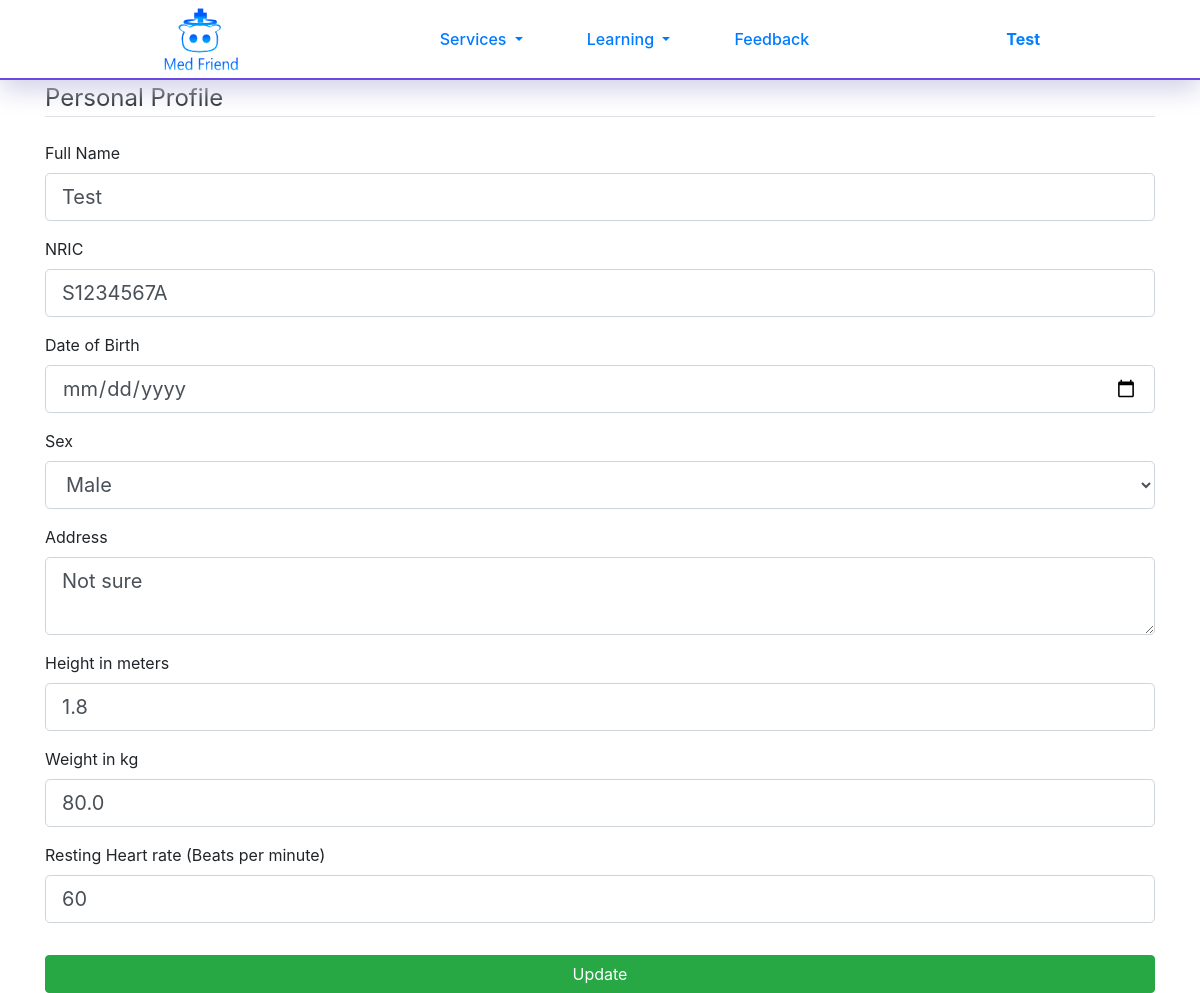
Before: /History (signed in) with the older database file.
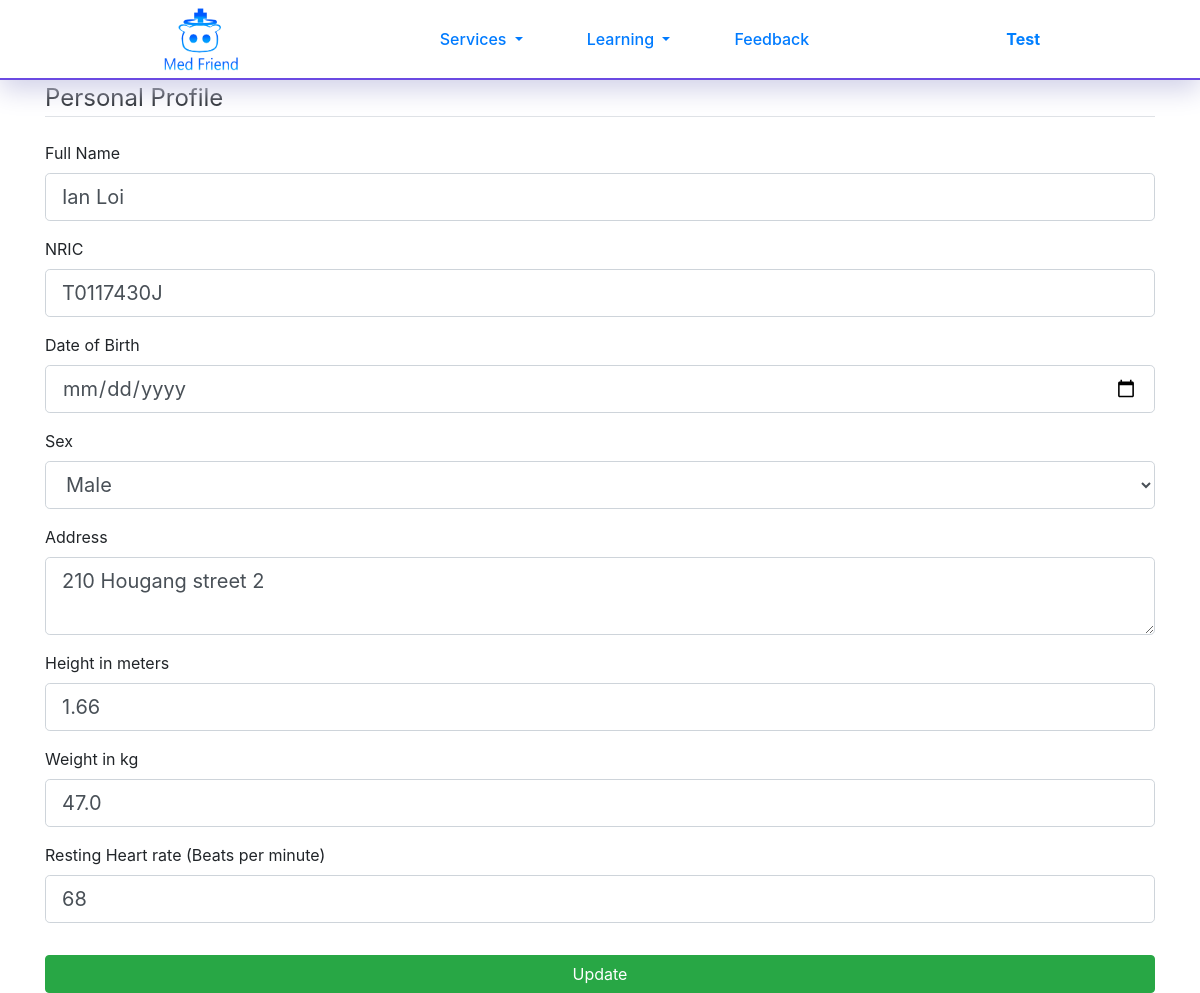
After: the same page with the newer database file.
### Flask/Models.py (models this page shows, shortened)
class Personal_Profile(db.Model):
    id = db.Column(db.Integer, primary_key=True)
    full_name = db.Column(db.String(60), nullable=True)
    nric = db.Column(db.String(9), unique=True, nullable=True)
    birthday = db.Column(db.DateTime, nullable=True)
    sex = db.Column(db.String(20), nullable=True)
    address = db.Column(db.String(100), nullable=True)
    age = db.Column(db.Integer, nullable=True)
    height = db.Column(db.Float, nullable=True)
    weight = db.Column(db.Float, nullable=True)
    heart_rate = db.Column(db.Integer, nullable=True)
    bmi = db.Column(db.Integer, nullable=True)
    user_id = db.Column(db.Integer, db.ForeignKey('user.id'), nullable=False)

### Flask/medical_history/routes.py (the view)
@medical_history.route("/History", methods = ['POST', 'GET'])
@login_required
def Personal_Details():
    form = Personal_Profile_Form()
    if form.validate_on_submit():
        age = int(datetime.datetime.today().year) - \
              int(form.birthday.data.year - ((datetime.datetime.today().month, datetime.datetime.today().day) > (form.birthday.data.month, form.birthday.data.day))) - 1
        bmi = form.weight.data / (form.height.data ** 2)
        if current_user.personal_profile == []:
            history = Personal_Profile(full_name=form.full_name.data,
                                       nric=form.nric.data,
                                       birthday=form.birthday.data,
                                       sex=form.sex.data,
                                       address=form.address.data,
                                       age= age,
                                       height=form.height.data,
                                       weight=form.weight.data,
                                       heart_rate=form.heart_rate.data,
                                       bmi= (round(bmi,2)),
                                       user_id=current_user.id)
            db.session.add(history)
        else:
            current_user.personal_profile[0].nric = form.nric.data
            current_user.personal_profile[0].full_name = form.full_name.data
            current_user.personal_profile[0].birthday = form.birthday.data
            current_user.personal_profile[0].sex = form.sex.data
            current_user.personal_profile[0].address = form.address.data
            current_user.personal_profile[0].age = age
            current_user.personal_profile[0].height = form.height.data
            current_user.personal_profile[0].weight = form.weight.data
            current_user.personal_profile[0].heart_rate = form.heart_rate.data
            current_user.personal_profile[0].bmi = (round(bmi,2))
        db.session.commit()
        flash(f'Your personal details have been updated', 'success')
        return redirect(url_for('users.profile_reminder'))
    elif current_user.personal_profile != [] and request.method == 'GET':
        form.full_name.data = current_user.personal_profile[0].full_name
        form.nric.data = current_user.personal_profile[0].nric
        form.birthday.data = current_user.personal_profile[0].birthday
        form.sex.data = current_user.personal_profile[0].sex
        form.address.data = current_user.personal_profile[0].address
        form.height.data = current_user.personal_profile[0].height
        form.weight.data = current_user.personal_profile[0].weight
        form.heart_rate.data = current_user.personal_profile[0].heart_rate
    return render_template('Medical History/edit personal details.html', title="Update Personal Details", form=form)

### Flask/medical_history/forms.py (shortened to what this page needs)
class Personal_Profile_Form(FlaskForm):
    full_name = StringField("Full Name",
                            validators=[])
    nric = StringField("NRIC",
                       validators=[])
    birthday = DateField('Date of Birth', format='%d/%m/%Y', validators=[Optional()])
    sex = SelectField("Sex", choices=[('Not Set', "Not Set"), ('Male', 'Male'), ('Female', 'Female'), ('Others', 'Others')], validators=[])
    address = TextAreaField("Address", validators=[])
    height = FloatField("Height in meters", validators=[NumberRange(min=0, max=2.72)])
    weight = FloatField("Weight in kg", validators=[NumberRange(min=0, max=635)])
    heart_rate = IntegerField("Resting Heart rate (Beats per minute)", validators=[NumberRange(min=23, max=150)])
    submit = SubmitField('Update')

### Flask/Models.py (called while the page is built)
@login_manager.user_loader
def load_user(user_id):
    return User.query.get(int(user_id))

### Flask/templates/Medical History/edit personal details.html (shortened to what the changed rows need)
{% extends "layout.html" %}
{% block content %}
<div class="container">
    <form action="" method="post">
        <fieldset class="form-group">
            <div class="form-group">
                {{ form.full_name.label(class="form-control-label") }}
                {% if form.full_name.errors %}
                {{ form.full_name(class="form-control form-control-lg is-invalid", placeholder="John Doe") }}
                <div class="invalid-feedback">
                    {% for error in form.full_name.errors %}
                    <span>{{ error }}</span>
                    {% endfor %}
                </div>
                {% else %}
                {{ form.full_name(class="form-control form-control-lg", placeholder="John Doe") }}
                {% endif %}
            </div>
            <div class="form-group">
                {{ form.nric.label(class="form-control-label") }}
                {% if form.nric.errors %}
                {{ form.nric(class="form-control form-control-lg is-invalid", placeholder="S1234567A") }}
                <div class="invalid-feedback">
                    {% for error in form.nric.errors %}
                    <span>{{ error }}</span>
                    {% endfor %}
                </div>
                {% else %}
                {{ form.nric(class="form-control form-control-lg", placeholder="S1234567A") }}
                {% endif %}
            </div>
            <div class="form-group">
                {{ form.birthday.label(class="form-control-label") }}
                {% if form.birthday.errors %}
                {{ form.birthday(class="form-control form-control-lg is-invalid", placeholder="dd/mm/yyyy") }}
                <div class="invalid-feedback">
                    {% for error in form.birthday.errors %}
                    <span>{{ error }}</span>
                    {% endfor %}
                </div>
                {% else %}
                {{ form.birthday(class="form-control form-control-lg", placeholder="dd/mm/yyyy") }}
                {% endif %}
            </div>
            <div class="form-group">
                {{ form.sex.label(class="form-control-label") }}
                {% if form.sex.errors %}
                {{ form.sex(class="form-control form-control-lg is-invalid") }}
                <div class="invalid-feedback">
                    {% for error in form.sex.errors %}
                    <span>{{ error }}</span>
                    {% endfor %}
                </div>
                {% else %}
                {{ form.sex(class="form-control form-control-lg") }}
                {% endif %}
            </div>
            <div class="form-group">
                {{ form.address.label(class="form-control-label") }}
                {% if form.address.errors %}
                {{ form.address(class="form-control form-control-lg is-invalid", placeholder="Blk 123 #45-67") }}
                <div class="invalid-feedback">
                    {% for error in form.address.errors %}
                    <span>{{ error }}</span>
                    {% endfor %}
                </div>
                {% else %}
                {{ form.address(class="form-control form-control-lg", placeholder="Blk 123 #45-67") }}
                {% endif %}
            </div>
            <div class="form-group">
                {{ form.height.label(class="form-control-label") }}
                {% if form.height.errors %}
                {{ form.height(class="form-control form-control-lg is-invalid", placeholder="1.60") }}
                <div class="invalid-feedback">
                    {% for error in form.height.errors %}
                    <span>{{ error }}</span>
                    {% endfor %}
                </div>
                {% else %}
                {{ form.height(class="form-control form-control-lg", placeholder="1.60") }}
                {% endif %}
            </div>
            <div class="form-group">
                {{ form.weight.label(class="form-control-label") }}
                {% if form.weight.errors %}
                {{ form.weight(class="form-control form-control-lg is-invalid", placeholder="60") }}
                <div class="invalid-feedback">
                    {% for error in form.weight.errors %}
                    <span>{{ error }}</span>
                    {% endfor %}
                </div>
                {% else %}
                {{ form.weight(class="form-control form-control-lg", placeholder="60") }}
                {% endif %}
            </div>
            <div class="form-group">
                {{ form.heart_rate.label(class="form-control-label") }}
                {% if form.heart_rate.errors %}
                {{ form.heart_rate(class="form-control form-control-lg is-invalid", placeholder="60") }}
                <div class="invalid-feedback">
                    {% for error in form.heart_rate.errors %}
                    <span>{{ error }}</span>
                    {% endfor %}
                </div>
                {% else %}
                {{ form.heart_rate(class="form-control form-control-lg", placeholder="60") }}
                {% endif %}
            </div>
        </fieldset>
    </form>
</div>
{% endblock %}

Changed rows visible on the page:
changed Personal_Profile "Male": full_name "Test" → "Ian Loi"; nric "S1234567A" → "T0117430J"; address "Not sure" → "210 Hougang street 2"; height "1.8" → "1.66"; weight "80.0" → "47.0"; heart_rate "60" → "68"
